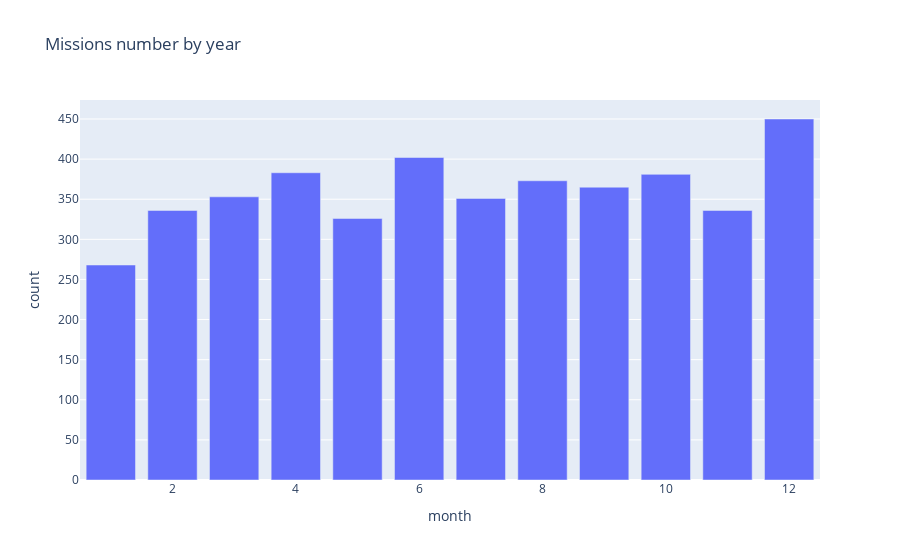

Notebook code cell kept with this figure:
### Markdown cell above
# Chart the Number of Launches Month-on-Month until the Present

Which month has seen the highest number of launches in all time? Superimpose a rolling average on the month on month time series chart.

### Code cell
# Converted the date to the datetime object, then extracted the month from the datetime object.
df_data['date'] = pd.to_datetime(df_data['Date'])
df_data['month'] = df_data['date'].apply(lambda datetime: datetime.month)
# df_data['month'].head()

# Counted the number of times the same month is mentioned.
ds = df_data['month'].value_counts().reset_index()
ds.columns = [
    'month', 
    'count'
]
# Passing the year and the count to the bar graph.
fig = px.bar(
    ds, 
    x='month', 
    y="count", 
    orientation='v', 
    title='Missions number by month' 
#     width=800
)
fig.show()

### Figure 1 — Plotly figure (JSON) as saved in the notebook; plotly's stock layout.template omitted (floating-point values rounded to 4 significant figures)
{"data": [{"alignmentgroup": "True", "hovertemplate": "month=%{x}<br>count=%{y}<extra></extra>", "legendgroup": "", "marker": {"color": "#636efa"}, "name": "", "offsetgroup": "", "orientation": "v", "showlegend": false, "textposition": "auto", "type": "bar", "x": [12, 6, 4, 10, 8, 9, 3, 7, 11, 2, 5, 1], "xaxis": "x", "y": [450, 402, 383, 381, 373, 365, 353, 351, 336, 336, 326, 268], "yaxis": "y"}], "layout": {"barmode": "relative", "legend": {"tracegroupgap": 0}, "title": {"text": "Missions number by year"}, "xaxis": {"anchor": "y", "domain": [0, 1], "title": {"text": "month"}}, "yaxis": {"anchor": "x", "domain": [0, 1], "title": {"text": "count"}}}}
